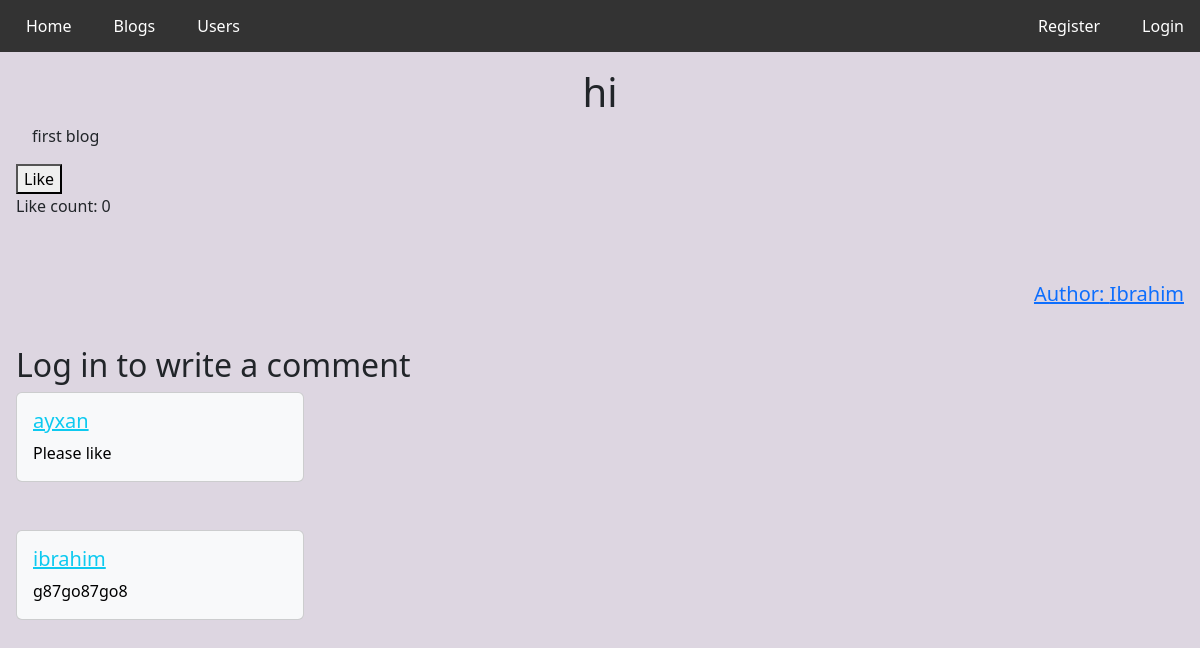
Page /bilqram/blog/2 on the earlier database version.
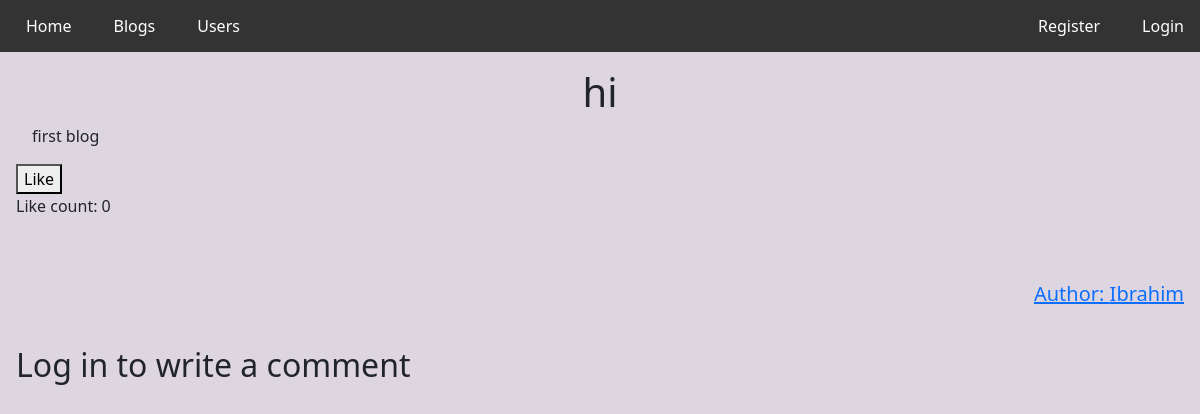
Same page on the later database version.
### Bilqram/models.py (models this page shows, shortened)
class Content(models.Model):
    title = models.CharField(max_length=100)
    content = models.TextField()
    author = models.ForeignKey(User, on_delete=models.CASCADE)
    pub_date = models.DateTimeField()
    editable = models.BooleanField(default=False)

class Comment(Content):
    par_blog = models.ForeignKey(Blog, on_delete=models.CASCADE)

class Content(models.Model):
    title = models.CharField(max_length=100)
    content = models.TextField()
    author = models.ForeignKey(User, on_delete=models.CASCADE)
    pub_date = models.DateTimeField()
    editable = models.BooleanField(default=False)

class User(models.Model):
    username = models.CharField(max_length=20)
    password = models.CharField(max_length=30)
    email = models.EmailField()
    name = models.CharField(max_length=15)
    surname = models.CharField(max_length=15)
    profile_pic = models.ImageField(upload_to='Bilqram/Images/Profile_Pictures')
    contributionScore = models.IntegerField(default=0)
    def __str__(self):
        return self.username

### Bilqram/views.py (the view)
# urls.py: path('blog/<int:blog_id>', views.blog, name='blog'),
def blog(request, blog_id):
    b = get_object_or_404(Blog, id=blog_id)
    context = {
        'blog': b,
        'comments': Comment.objects.filter(par_blog=b),
        'likes': len(Like.objects.filter(blog=b)),
        'liked': len(Like.objects.filter(user=get_object_or_404(User, username=request.user.username), blog=b)) == 1 if request.user.is_authenticated else False
    }
    print(context['liked'])
    return render(request, 'Bilqram/blog.html', context)

### Bilqram/templates/Bilqram/blog.html (shortened to what this page needs)
{% extends 'Bilqram/base.html' %}
{% block content %}
    <div class="blog ms-3 me-3 mt-3 mb-3">
        <h1 class="text-center mt-2">{{ blog.title }}</h1>
        <p class="ms-3">
            {{ blog.content }}
        </p>
        {% if liked %}
            <a href="{% url 'Bilqram:like' blog.id %}"><button>Unlike</button></a>
        {% else %}
            <a href="{% url 'Bilqram:like' blog.id %}"><button>Like</button></a>
        {% endif %}
        <p>Like count: {{ likes }}</p>
        <br><br>
        <h5 class="blogAuthorName"><a href="{% url 'Bilqram:user' blog.author.username %}">Author: {{ blog.author.name }}</a> </h5>
    </div>
    <br><br>
    <div class="commentSection ms-3">
        {% if user.is_authenticated %}
            <div class="writeComment">
                <form action="{% url 'Bilqram:newComment' blog.id %}" method="post">
                    {% csrf_token %}
                    <label> Your Comment<br>
                        <textarea  name="comment" cols="100" rows="4" style="background-color: #e9e5ec"></textarea>
                    </label>
                    <input type="submit" value="Publish comment">
                </form>
            </div>
        {% else %}
            <h2>Log in to write a comment</h2>
        {% endif %}
        {% for comment in comments %}
            <div class="card comment text-bg-light" style="width: 18rem;">
              <div class="card-body">
                  <a href="{% url "Bilqram:user" comment.author.username %}" class="link-info"> <h5 class="card-title">{{ comment.author }}</h5> </a>
                <p class="card-text">{{ comment.content }}</p>
              </div>
            </div>
            <br><br>
        {% endfor %}
    </div>
{% endblock content %}

Differences in the rows shown:
removed Comment: author "ayxan", content "Please like"
removed Comment: author "ibrahim", content "g87go87go8"
